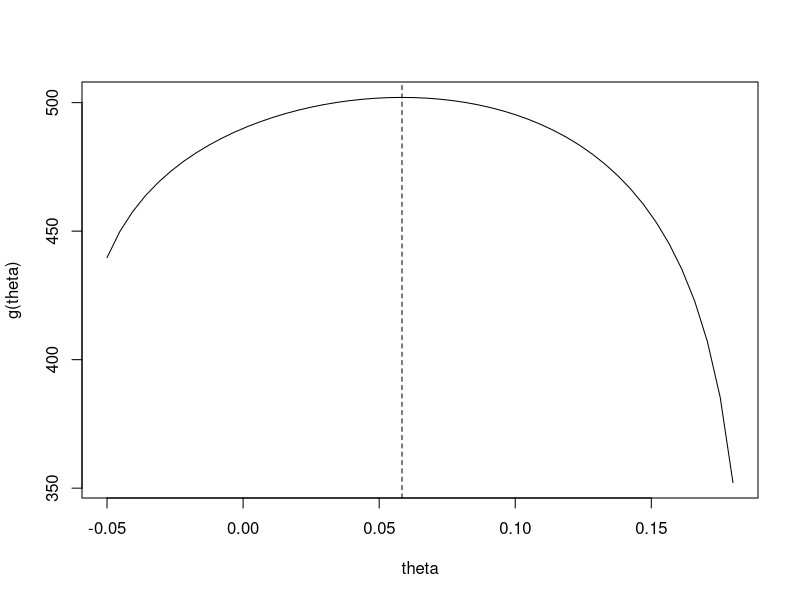

Generate this figure with R:
#############
## Sheet 3 ##
#############

#### question 1
x <- c(72, 116, 79, 97, 90, 67, 115, 82, 95, 82)
y <- c(76, 120, 84, 99, 93, 75, 116, 83, 98, 87)
m <- 10
n <- 10

xbar <- mean(x)
ssqx <- var(x)
ybar <- mean(y)
ssqy <- var(y)

ss <- ((m-1)*ssqx + (n-1)*ssqy) / (m+n-2)
s <- sqrt(ss)
tobs <- (xbar - ybar) / (s*sqrt(1/m + 1/n))

# since tobs is negative
2 * pt(tobs, df = 18)
pt(tobs, df = 18)

qt(0.1, df = 18)

# as a check
t.test(x, y, var.equal = TRUE)

# now paired
d <- y - x
t1 <- mean(d)/sqrt(var(d)/10)
1 - pt(t1, df = 9)
# as a check
t.test(d)

#### question 2
pnorm(1.96)
pnorm(1.645)

#### question 3
ppois(8, lambda = 4.7)
ppois(8, lambda = 13)

#### question 4
x1 <- 19711
n1 <- 38562
p1hat <- x1/n1
Lambda <- 2 * ( n1*log(2) + x1*log(p1hat) + (n1-x1)*log(1-p1hat) )
1 - pchisq(Lambda, df = 1)

x2 <- 17703
n2 <- 35042
p2hat <- x2/n2
phat <- (x1 + x2)/(n1 + n2)
term1 <- (phat/p1hat)^x1 * ((1-phat)/(1-p1hat))^(n1-x1)
term2 <- (phat/p2hat)^x2 * ((1-phat)/(1-p2hat))^(n2-x2)
ratio <- term1*term2
Lambda1 <- -2*log(ratio)
1 - pchisq(Lambda1, df = 1)

# same as Lambda1
Lambda2 <- -2 * ((x1+x2)*log(phat) + (n1+n2-x1-x2)*log(1-phat)
                 - x1*log(p1hat) - (n1-x1)*log(1-p1hat)
                 - x2*log(p2hat) - (n2-x2)*log(1-p2hat))

#### question 5
obs <- c(31, 37, 35, 187)
expect <- 290*c(1/16, 3/16, 3/16, 9/16)
L1 <- 2 * sum(obs * log(obs/expect))
P1 <- sum((obs - expect)^2/expect)
1 - pchisq(L1, df = 3)
1 - pchisq(P1, df = 3)

n1 <- 31
n2 <- 37
n3 <- 35
n4 <- 187
a <- - 16^2*n1 - 16^2*(n2+n3) - 16^2*n4
b <- - 96*n1 - 160*(n2+n3) + 32*n4
c <- 27*n1 - 9*(n2+n3) + 3*n4
theta1 <- (-b + sqrt(b^2-4*a*c))/(2*a)
theta2 <- (-b - sqrt(b^2-4*a*c))/(2*a)

# theta1 not a valid value of theta
c(1/16+theta1, 3/16-theta1, 3/16-theta1, 9/16+theta1)

# theta2 is a valid value
c(1/16+theta2, 3/16-theta2, 3/16-theta2, 9/16+theta2)

# the log-likelihood is maximised at theta2 - picture
theta <- seq(-0.05, 0.18, length.out=50)
plot(theta, n1*log(1+16*theta) + (n2+n3)*log(3-16*theta)
     + n4*log(9+16*theta), type = "l", ylab = "g(theta)")
abline(v = theta2, lty = 2)

expect2 <- 290*c(1/16+theta2, 3/16-theta2, 3/16-theta2, 9/16+theta2)
L2 <- 2 * sum(obs * log(obs/expect2))
P2 <- sum((obs - expect2)^2/expect2)
1 - pchisq(L2, df = 2)
1 - pchisq(P2, df = 2)

#### question 6
x <- matrix(c(762, 484, 327, 239, 468, 477), ncol = 3)
n <- sum(x)
alpha <- rowSums(x)/n
beta <- colSums(x)/n

# under the null, the expected number in cell (i,j) is n*alpha[i]*beta[j]
# an outer product, denoted by %o%, does exactly what we need
# e.g try
num <- 1:12
num %o% num

# so evaluate the expected numbers under the null by
expect <- n * alpha %o% beta
obs <- x

Lambda <- 2 * sum(obs * log(obs/expect))
Pearson <- sum((obs-expect)^2 / expect)
1 - pchisq(Lambda, df = 2)
1 - pchisq(Pearson, df = 2)

## as a check
chisq.test(x)

